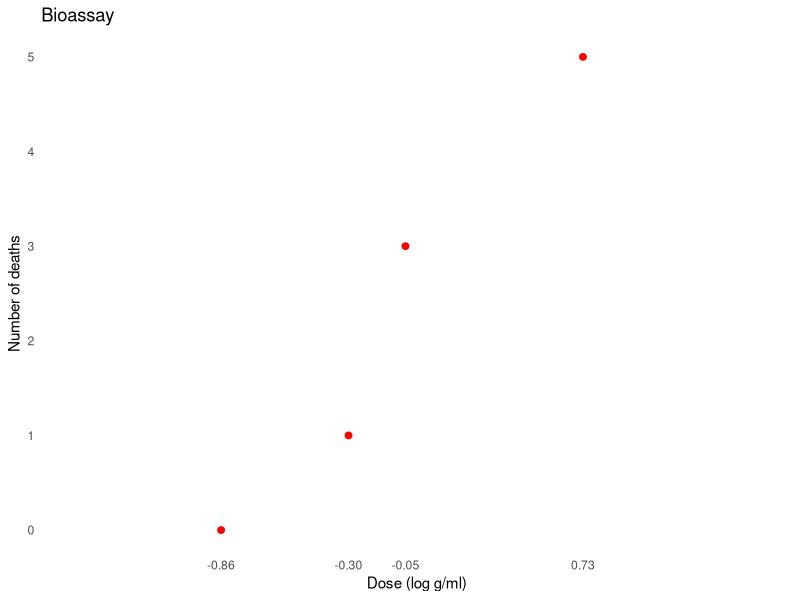
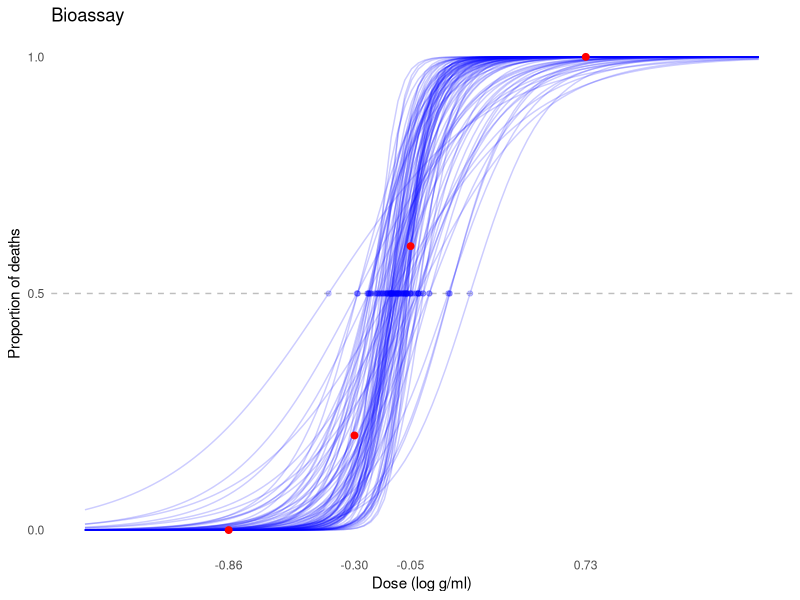
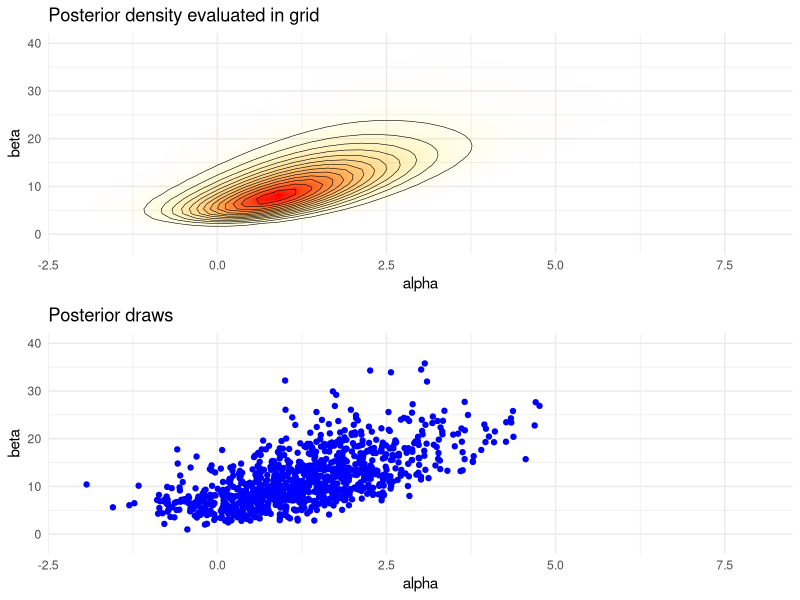
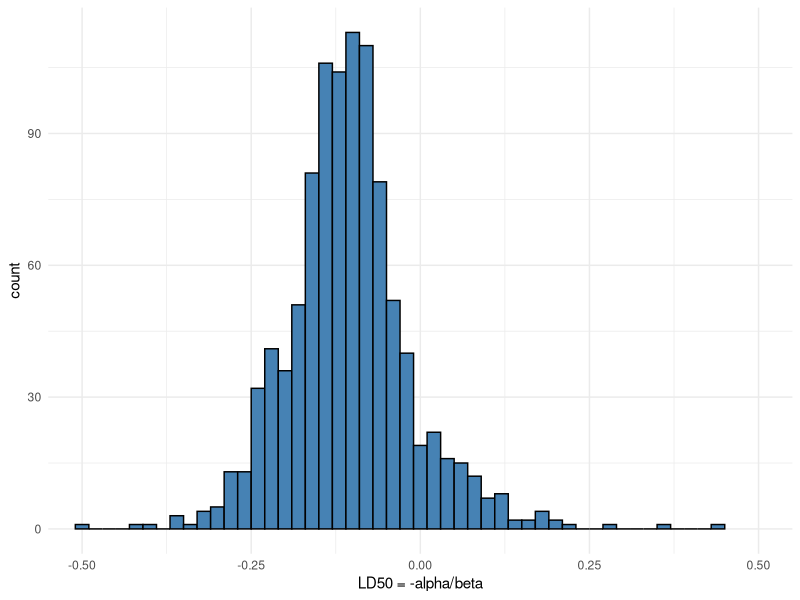

Recreate these plots in R, in order.
#' ---
#' title: "Bayesian data analysis demo 3.6"
#' author: "Aki Vehtari, Markus Paasiniemi"
#' date: "`r format(Sys.Date())`"
#' output:
#'   html_document:
#'     theme: readable
#'     code_download: true
#' ---

#' ## Binomial regression and grid sampling for Bioassay data (BDA3 p. 74-)
#' 

#' ggplot2, and gridExtra are used for plotting, tidyr for manipulating data frames
#+ setup, message=FALSE, error=FALSE, warning=FALSE
library(ggplot2)
theme_set(theme_minimal())
library(gridExtra)
library(tidyr)
library(dplyr)
library(purrr)

#' Data
df1 <- data.frame(
    x = c(-0.86, -0.30, -0.05, 0.73),
    n = c(5, 5, 5, 5),
    y = c(0, 1, 3, 5)
)

#' Plot data
ggplot(df1, aes(x=x, y=y)) +
    geom_point(size=2, color='red') +
    scale_x_continuous(breaks = df1$x, minor_breaks=NULL, limits = c(-1.5, 1.5)) +
    scale_y_continuous(breaks = 0:5, minor_breaks=NULL) +
    labs(title = 'Bioassay', x = 'Dose (log g/ml)', y = 'Number of deaths') +
    theme(panel.grid.major = element_blank())

#' Compute the posterior density in grid
#' 
#'  - usually should be computed in logarithms!
#'  - with alternative prior, check that range and spacing of A and B are sensible
A = seq(-4, 8, length.out = 50)
B = seq(-10, 40, length.out = 50)

#' Make vectors that contain all pairwise combinations of A and B
cA <- rep(A, each = length(B))
cB <- rep(B, length(A))

#' Make a helper function to calculate the log likelihood
#' given a dataframe with x, y, and n and evaluation
#' points a and b. For the likelihood see BDA3 p. 75<br>
#' `log1p(x)` computes log(x+1) in numerically more stable way.
logl <- function(df, a, b)
    df['y']*(a + b*df['x']) - df['n']*log1p(exp(a + b*df['x']))

#' Calculate likelihoods: apply logl function for each observation
#' ie. each row of data frame of x, n and y
p <- apply(df1, 1, logl, cA, cB) %>%
    # sum the log likelihoods of observations
    # and exponentiate to get the joint likelihood
    rowSums() %>% exp()

#' Sample from the grid (with replacement)
nsamp <- 1000
samp_indices <- sample(length(p), size = nsamp,
                       replace = T, prob = p/sum(p))
samp_A <- cA[samp_indices[1:nsamp]]
samp_B <- cB[samp_indices[1:nsamp]]
#' Add random jitter, see BDA3 p. 76
samp_A <- samp_A + runif(nsamp, (A[1] - A[2])/2, (A[2] - A[1])/2)
samp_B <- samp_B + runif(nsamp, (B[1] - B[2])/2, (B[2] - B[1])/2)
#'  Create data frame
samps <- data_frame(ind = 1:nsamp, alpha = samp_A, beta = samp_B) %>%
    mutate(ld50 = - alpha/beta)

#' Plot draws of logistic curves
invlogit <- plogis
xr <- seq(-1.5, 1.5, length.out = 100)
dff <- pmap_df(samps[1:100,], ~ data_frame(x = xr, id=..1,
                                           f = invlogit(..2 + ..3*x)))
ppost <- ggplot(df1, aes(x=x, y=y/n)) +
    geom_line(data=dff, aes(x=x, y=f, group=id), linetype=1, color='blue', alpha=0.2) +
    geom_point(size=2, color='red') +
    scale_x_continuous(breaks = df1$x, minor_breaks=NULL, limits = c(-1.5, 1.5)) +
    scale_y_continuous(breaks = seq(0,1,length.out=3), minor_breaks=NULL) +
    labs(title = 'Bioassay', x = 'Dose (log g/ml)', y = 'Proportion of deaths') +
    theme(panel.grid.major = element_blank())
#' add 50% deaths line and LD50 dots
ppost + geom_hline(yintercept = 0.5, linetype = 'dashed', color = 'gray') +
    geom_point(data=samps[1:100,], aes(x=ld50, y=0.5), color='blue', alpha=0.2)

#' Create a plot of the posterior density
# limits for the plots
xl <- c(-2, 8)
yl <- c(-2, 40)
pos <- ggplot(data = data.frame(cA ,cB, p), aes(cA, cB)) +
    geom_raster(aes(fill = p, alpha = p), interpolate = T) +
    geom_contour(aes(z = p), colour = 'black', size = 0.2) +
    coord_cartesian(xlim = xl, ylim = yl) +
    labs(title = 'Posterior density evaluated in grid', x = 'alpha', y = 'beta') +
    scale_fill_gradient(low = 'yellow', high = 'red', guide = F) +
    scale_alpha(range = c(0, 1), guide = F)

#' Plot of the samples
sam <- ggplot(data = samps) +
    geom_point(aes(alpha, beta), color = 'blue') +
    coord_cartesian(xlim = xl, ylim = yl) +
    labs(title = 'Posterior draws', x = 'alpha', y = 'beta')

#' Combine the plots
grid.arrange(pos, sam, nrow=2)

#' Plot of the histogram of LD50
his <- ggplot(data = samps) +
    geom_histogram(aes(ld50), binwidth = 0.02,
                   fill = 'steelblue', color = 'black') +
    coord_cartesian(xlim = c(-0.5, 0.5)) +
    labs(x = 'LD50 = -alpha/beta')
his
